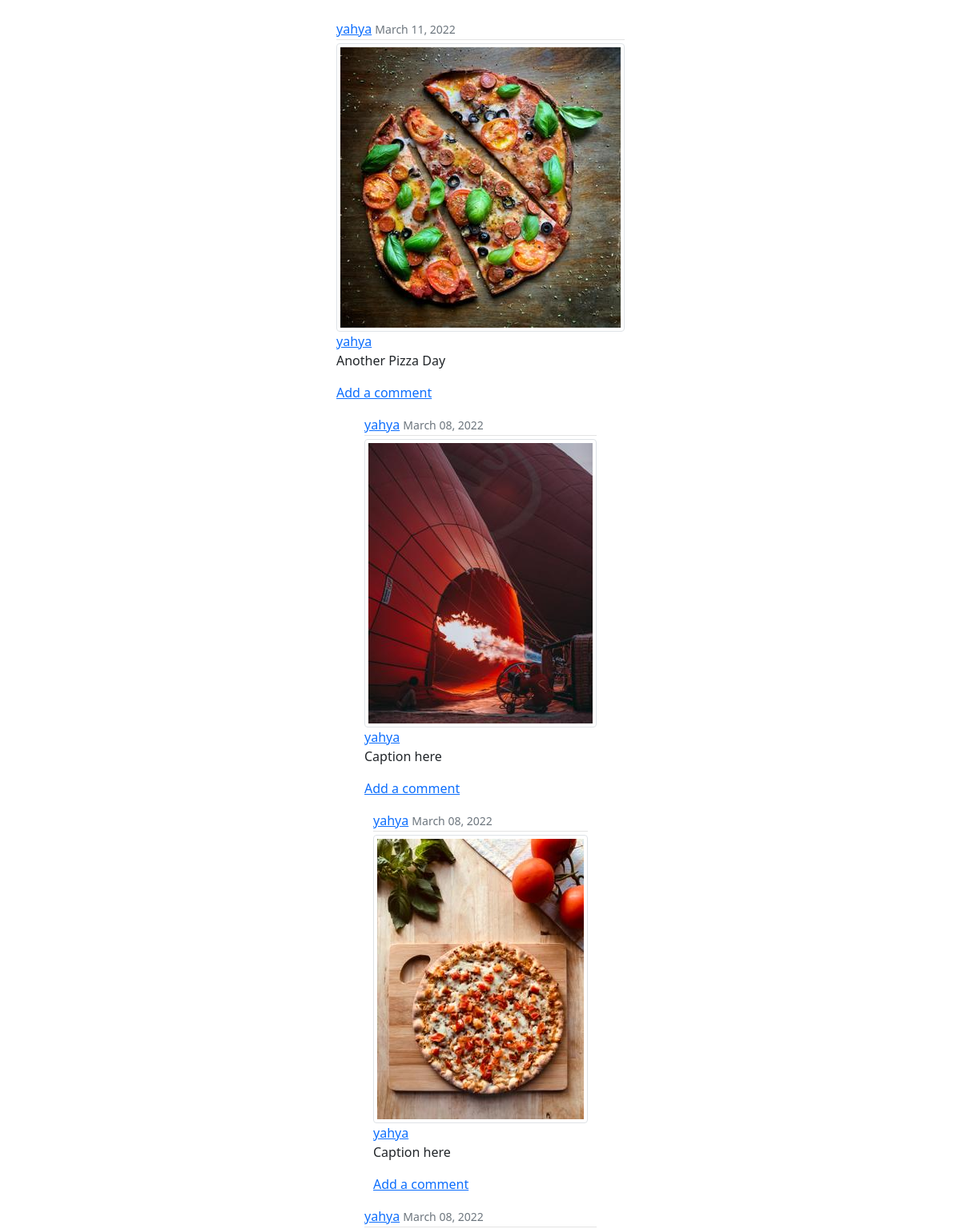
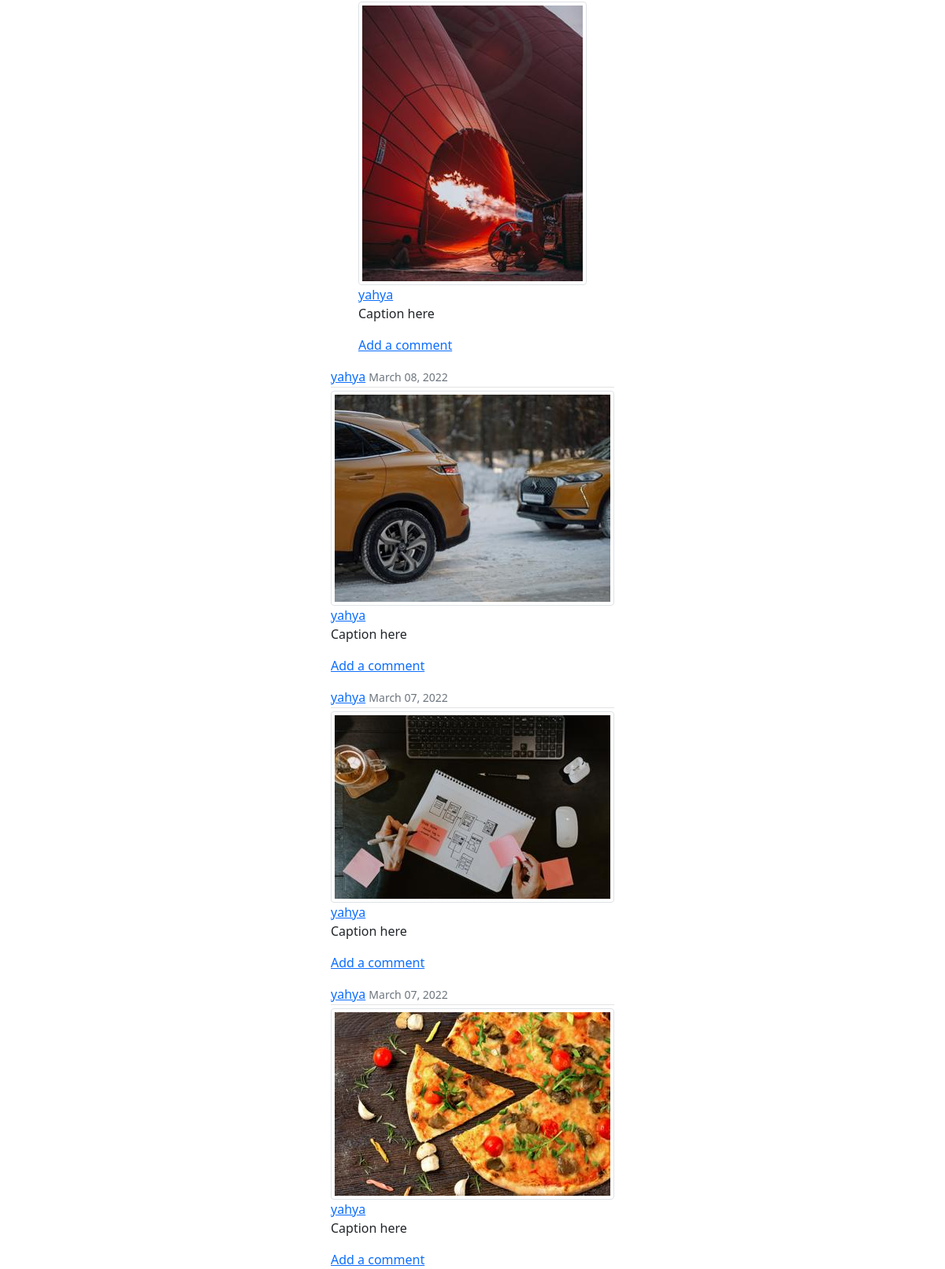
The page /user/yahya on the database its author committed (2 pictures, top to bottom).
### photos/models.py (models this page shows, shortened)
class Photo(models.Model):
    img = models.ImageField(upload_to='images')
    caption = models.CharField(max_length=250, default='Caption here')
    date_posted = models.DateTimeField(default=timezone.now)
    owner = models.ForeignKey(User, on_delete=models.CASCADE)

### photos/views.py (the view)
# urls.py: path('user/<str:username>', UserPhotoListView.as_view(), name='user-posts'),
class UserPhotoListView(ListView):
    model = Photo # blog/post_list.html requires this template to run
    template_name = 'blog/user_posts.html' # Or specify the template to use here
    context_object_name = 'posts'
    def get_queryset(self):
        user = get_object_or_404(User, username=self.kwargs.get('username'))
        return Photo.objects.filter(owner=user).order_by('-date_posted')

### photos/templates/photos/photo_list.html
{% extends 'photos/base.html' %}
{% block content %}
    {% for post in object_list %}
        <article class="media register-section mt-3">
            <div class="media-body">
                <div class="article-metadata">
                    <a class="mr-2" href="{% url 'user-posts' post.owner %}">{{ post.owner }}</a>
                    <small class="text-muted">{{ post.date_posted|date:'F d, Y' }}</small>
                </div>
                <a href="{% url 'photo-detail' post.id %}">
                    <img class="img-thumbnail article-img" src="{{ post.img.url }}" >
                </a>
                <div>
                    <a class="mr-2" href="#">{{ post.owner }}</a>
                    <p class="article-content">{{ post.caption }}</p>
                    <a href="#">Add a comment</a>
                </div>
            </div>
        </article>
    {% endfor %}
{% endblock %}

### photos/static/photos/main.css (style rules this page uses)
.register-section { display: grid; place-items: center; }
.article-metadata { padding-bottom: 1px; margin-bottom: 4px; border-bottom: 1px solid #e3e3e3 }

### rows shown on the page
Photo: owner "yahya", date_posted "March 11, 2022", img (picture), caption "Another Pizza Day"
Photo: owner "yahya", date_posted "March 08, 2022", img (picture), caption "Caption here"
Photo: owner "yahya", date_posted "March 08, 2022", img (picture), caption "Caption here"
Photo: owner "yahya", date_posted "March 08, 2022", img (picture), caption "Caption here"
Photo: owner "yahya", date_posted "March 08, 2022", img (picture), caption "Caption here"
Photo: owner "yahya", date_posted "March 07, 2022", img (picture), caption "Caption here"
Photo: owner "yahya", date_posted "March 07, 2022", img (picture), caption "Caption here"
